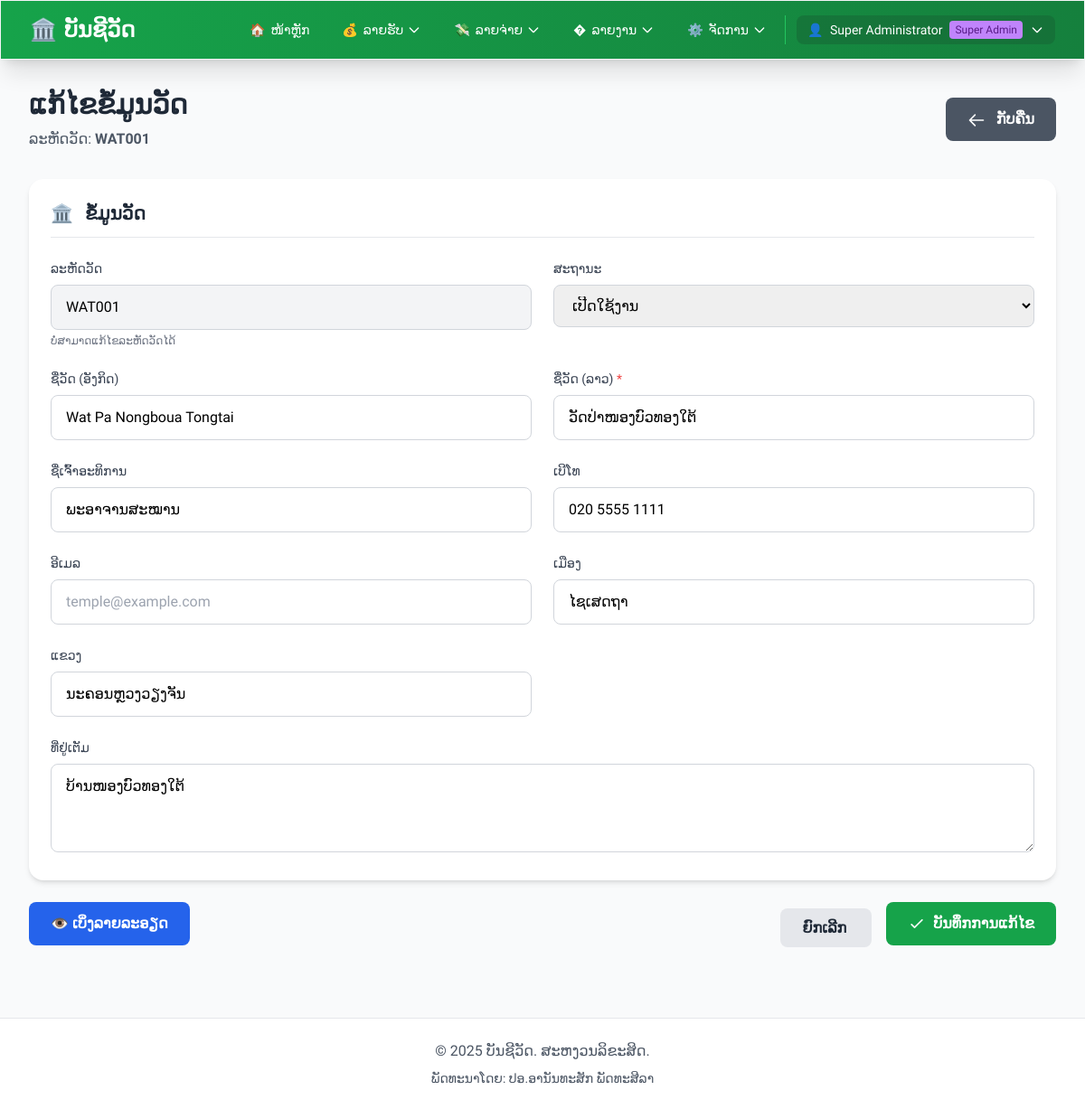
Page /modules/temples/edit.php?id=1 (signed in) on the committed database.
### tables this page shows
CREATE TABLE IF NOT EXISTS temples (
    id INT PRIMARY KEY AUTO_INCREMENT,
    temple_code VARCHAR(20) UNIQUE NOT NULL COMMENT 'ລະຫັດວັດ ເຊັ່ນ: WAT001',
    temple_name VARCHAR(200) NOT NULL COMMENT 'ຊື່ວັດ',
    temple_name_lao VARCHAR(200) NOT NULL COMMENT 'ຊື່ວັດພາສາລາວ',
    abbot_name VARCHAR(100) COMMENT 'ຊື່ເຈົ້າອະທິການ',
    address TEXT COMMENT 'ທີ່ຢູ່',
    district VARCHAR(100) COMMENT 'ເມືອງ',
    province VARCHAR(100) COMMENT 'ແຂວງ',
    phone VARCHAR(20) COMMENT 'ເບີໂທ',
    email VARCHAR(100) COMMENT 'ອີເມລ',
    logo_url VARCHAR(255) COMMENT 'URL ຮູບໂລໂກ້ວັດ',
    status ENUM('active', 'inactive') DEFAULT 'active' COMMENT 'ສະຖານະ',
    created_at TIMESTAMP DEFAULT CURRENT_TIMESTAMP,
    updated_at TIMESTAMP DEFAULT CURRENT_TIMESTAMP ON UPDATE CURRENT_TIMESTAMP,
    INDEX idx_temple_code (temple_code),
    INDEX idx_status (status)
);

### includes/temple_functions.php (called while the page is built, shortened)
<?php
function getTempleById($templeId) {
    $db = getDB();
    $stmt = $db->prepare("SELECT * FROM temples WHERE id = ?");
    $stmt->execute([$templeId]);
    return $stmt->fetch();
}
function isSuperAdmin() {
    if (!isLoggedIn()) {
        return false;
    }
    $user = getCurrentUser();
    return !empty($user['is_super_admin']);
}
?>

### config.php (called while the page is built, shortened)
<?php
require_once __DIR__ . '/includes/temple_functions.php';
function getDB() {
    static $pdo = null;
    if ($pdo === null) {
        try {
            $dsn = "mysql:host=" . DB_HOST . ";dbname=" . DB_NAME . ";charset=" . DB_CHARSET;
            $options = [
                PDO::ATTR_ERRMODE => PDO::ERRMODE_EXCEPTION,
                PDO::ATTR_DEFAULT_FETCH_MODE => PDO::FETCH_ASSOC,
                PDO::ATTR_EMULATE_PREPARES => false,
                PDO::MYSQL_ATTR_INIT_COMMAND => "SET NAMES " . DB_CHARSET
            ];
            $pdo = new PDO($dsn, DB_USER, DB_PASS, $options);
            $pdo->exec("SET SESSION sql_mode=(SELECT REPLACE(@@sql_mode,'ONLY_FULL_GROUP_BY',''))");
        } catch (PDOException $e) {
            die("ການເຊື່ອມຕໍ່ຖານຂໍ້ມູນຜິດພາດ: " . $e->getMessage());
        }
    }
    return $pdo;
}
function isLoggedIn() {
    return isset($_SESSION['user_id']) && isset($_SESSION['username']);
}
function e($string) {
    return htmlspecialchars($string, ENT_QUOTES, 'UTF-8');
}
function getCurrentUser() {
    if (!isLoggedIn()) {
        return null;
    }
    static $currentUser = null;
    if ($currentUser === null) {
        $db = getDB();
        $stmt = $db->prepare("SELECT * FROM users WHERE id = ?");
        $stmt->execute([$_SESSION['user_id']]);
        $currentUser = $stmt->fetch();
    }
    return $currentUser;
}

### modules/temples/edit.php (the view, shortened to what this page needs)
<?php
require_once __DIR__ . '/../../config.php';
if (!isSuperAdmin()) {
    setFlashMessage('ທ່ານບໍ່ມີສິດເຂົ້າເຖິງໜ້ານີ້', 'error');
    redirect('/index.php');
}
$templeId = (int)($_GET['id'] ?? 0);
$templeData = getTempleById($templeId);
require_once __DIR__ . '/../../includes/header.php';
?>
<div class="mb-8">
    <div class="flex justify-between items-center">
        <div>
            <h1 class="text-3xl font-bold text-gray-800 mb-2">ແກ້ໄຂຂໍ້ມູນວັດ</h1>
            <p class="text-gray-600">ລະຫັດວັດ: <strong><?php echo e($templeData['temple_code']); ?></strong></p>
        </div>
        <a href="index.php" class="bg-gray-600 hover:bg-gray-700 text-white px-6 py-3 rounded-lg font-semibold transition duration-200">
            <svg class="w-5 h-5 inline-block mr-2" fill="none" stroke="currentColor" viewBox="0 0 24 24">
                <path stroke-linecap="round" stroke-linejoin="round" stroke-width="2" d="M10 19l-7-7m0 0l7-7m-7 7h18"></path>
            </svg>
            ກັບຄືນ
        </a>
    </div>
</div>
<form method="POST" class="space-y-6">
    <div class="bg-white rounded-2xl shadow-md p-6">
        <h2 class="text-xl font-bold text-gray-800 mb-6 border-b pb-3">
            <span class="mr-2">🏛️</span> ຂໍ້ມູນວັດ
        </h2>
        <div class="grid grid-cols-1 md:grid-cols-2 gap-6">
            <div>
                <label class="block text-sm font-medium text-gray-700 mb-2">
                    ລະຫັດວັດ
                </label>
                <input type="text" value="<?php echo e($templeData['temple_code']); ?>"
                       class="w-full px-4 py-3 border border-gray-300 rounded-lg bg-gray-100 cursor-not-allowed"
                       readonly>
                <p class="text-xs text-gray-500 mt-1">ບໍ່ສາມາດແກ້ໄຂລະຫັດວັດໄດ້</p>
            </div>
            <div>
                <label class="block text-sm font-medium text-gray-700 mb-2">
                    ສະຖານະ
                </label>
                <select name="status"
                        class="w-full px-4 py-3 border border-gray-300 rounded-lg focus:ring-2 focus:ring-green-500 focus:border-transparent">
                    <option value="active" <?php echo $templeData['status'] === 'active' ? 'selected' : ''; ?>>ເປີດໃຊ້ງານ</option>
                </select>
            </div>
            <div>
                <label class="block text-sm font-medium text-gray-700 mb-2">
                    ຊື່ວັດ (ອັງກິດ)
                </label>
                <input type="text" name="temple_name"
                       value="<?php echo e(isset($_POST['temple_name']) ? $_POST['temple_name'] : ($templeData['temple_name'] ?? '')); ?>"
                       class="w-full px-4 py-3 border border-gray-300 rounded-lg focus:ring-2 focus:ring-green-500 focus:border-transparent"
                       placeholder="Wat Pa Nongboua Tongtai">
            </div>
            <div>
                <label class="block text-sm font-medium text-gray-700 mb-2">
                    ຊື່ວັດ (ລາວ) <span class="text-red-500">*</span>
                </label>
                <input type="text" name="temple_name_lao"
                       value="<?php echo e(isset($_POST['temple_name_lao']) ? $_POST['temple_name_lao'] : ($templeData['temple_name_lao'] ?? '')); ?>"
                       class="w-full px-4 py-3 border border-gray-300 rounded-lg focus:ring-2 focus:ring-green-500 focus:border-transparent"
                       placeholder="ວັດປ່າໜອງບົວທອງໃຕ້" required>
            </div>
            <div>
                <label class="block text-sm font-medium text-gray-700 mb-2">
                    ຊື່ເຈົ້າອະທິການ
                </label>
                <input type="text" name="abbot_name"
                       value="<?php echo e(isset($_POST['abbot_name']) ? $_POST['abbot_name'] : ($templeData['abbot_name'] ?? '')); ?>"
                       class="w-full px-4 py-3 border border-gray-300 rounded-lg focus:ring-2 focus:ring-green-500 focus:border-transparent"
                       placeholder="ພະອາຈານ...">
            </div>
            <div>
                <label class="block text-sm font-medium text-gray-700 mb-2">
                    ເບີໂທ
                </label>
                <input type="text" name="phone"
                       value="<?php echo e(isset($_POST['phone']) ? $_POST['phone'] : ($templeData['phone'] ?? '')); ?>"
                       class="w-full px-4 py-3 border border-gray-300 rounded-lg focus:ring-2 focus:ring-green-500 focus:border-transparent"
                       placeholder="020 1234 5678">
            </div>
            <div>
                <label class="block text-sm font-medium text-gray-700 mb-2">
                    ອີເມລ
                </label>
                <input type="email" name="email"
                       value="<?php echo e(isset($_POST['email']) ? $_POST['email'] : ($templeData['email'] ?? '')); ?>"
                       class="w-full px-4 py-3 border border-gray-300 rounded-lg focus:ring-2 focus:ring-green-500 focus:border-transparent"
                       placeholder="temple@example.com">
            </div>
            <div>
                <label class="block text-sm font-medium text-gray-700 mb-2">
                    ເມືອງ
                </label>
                <input type="text" name="district"
                       value="<?php echo e(isset($_POST['district']) ? $_POST['district'] : ($templeData['district'] ?? '')); ?>"
                       class="w-full px-4 py-3 border border-gray-300 rounded-lg focus:ring-2 focus:ring-green-500 focus:border-transparent"
                       placeholder="ໄຊເສດຖາ">
            </div>
            <div>
                <label class="block text-sm font-medium text-gray-700 mb-2">
                    ແຂວງ
                </label>
                <input type="text" name="province"
                       value="<?php echo e(isset($_POST['province']) ? $_POST['province'] : ($templeData['province'] ?? '')); ?>"
                       class="w-full px-4 py-3 border border-gray-300 rounded-lg focus:ring-2 focus:ring-green-500 focus:border-transparent"
                       placeholder="ວຽງຈັນ">
            </div>
            <div class="md:col-span-2">
                <label class="block text-sm font-medium text-gray-700 mb-2">
                    ທີ່ຢູ່ເຕັມ
                </label>
                <textarea name="address" rows="3"
                          class="w-full px-4 py-3 border border-gray-300 rounded-lg focus:ring-2 focus:ring-green-500 focus:border-transparent"
                          placeholder="ບ້ານ..., ເມືອງ..., ແຂວງ..."><?php echo e(isset($_POST['address']) ? $_POST['address'] : ($templeData['address'] ?? '')); ?></textarea>
            </div>
        </div>
    </div>
    <div class="flex justify-between">
        <a href="view.php?id=<?php echo $templeId; ?>"
           class="px-6 py-3 bg-blue-600 hover:bg-blue-700 text-white rounded-lg font-semibold transition duration-200">
            👁️ ເບິ່ງລາຍລະອຽດ
        </a>
        <div class="space-x-4">
            <a href="index.php"
               class="px-6 py-3 bg-gray-200 hover:bg-gray-300 text-gray-800 rounded-lg font-semibold transition duration-200">
                ຍົກເລີກ
            </a>
            <button type="submit"
                    class="px-6 py-3 bg-green-600 hover:bg-green-700 text-white rounded-lg font-semibold transition duration-200 flex items-center inline-flex">
                <svg class="w-5 h-5 mr-2" fill="none" stroke="currentColor" viewBox="0 0 24 24">
                    <path stroke-linecap="round" stroke-linejoin="round" stroke-width="2" d="M5 13l4 4L19 7"></path>
                </svg>
                ບັນທຶກການແກ້ໄຂ
            </button>
        </div>
    </div>
</form>
<?php require_once __DIR__ . '/../../includes/footer.php'; ?>

### includes/header.php (style rules this page uses)
body { font-family: 'Phetsarath', sans-serif; }

### rows in the picture
temples: temple_code "WAT001", status "ເປີດໃຊ້ງານ", temple_name "Wat Pa Nongboua Tongtai", temple_name_lao "ວັດປ່າໜອງບົວທອງໃຕ້", abbot_name "ພະອາຈານສະໝານ", phone "020 5555 1111", district "ໄຊເສດຖາ", province "ນະຄອນຫຼວງວຽງຈັນ", address "ບ້ານໜອງບົວທອງໃຕ້"

### other values in the picture
$displayName "ບັນຊີວັດ"
$_SESSION['full_name'] "Super Administrator"
SITE_NAME "ບັນຊີວັດ"
